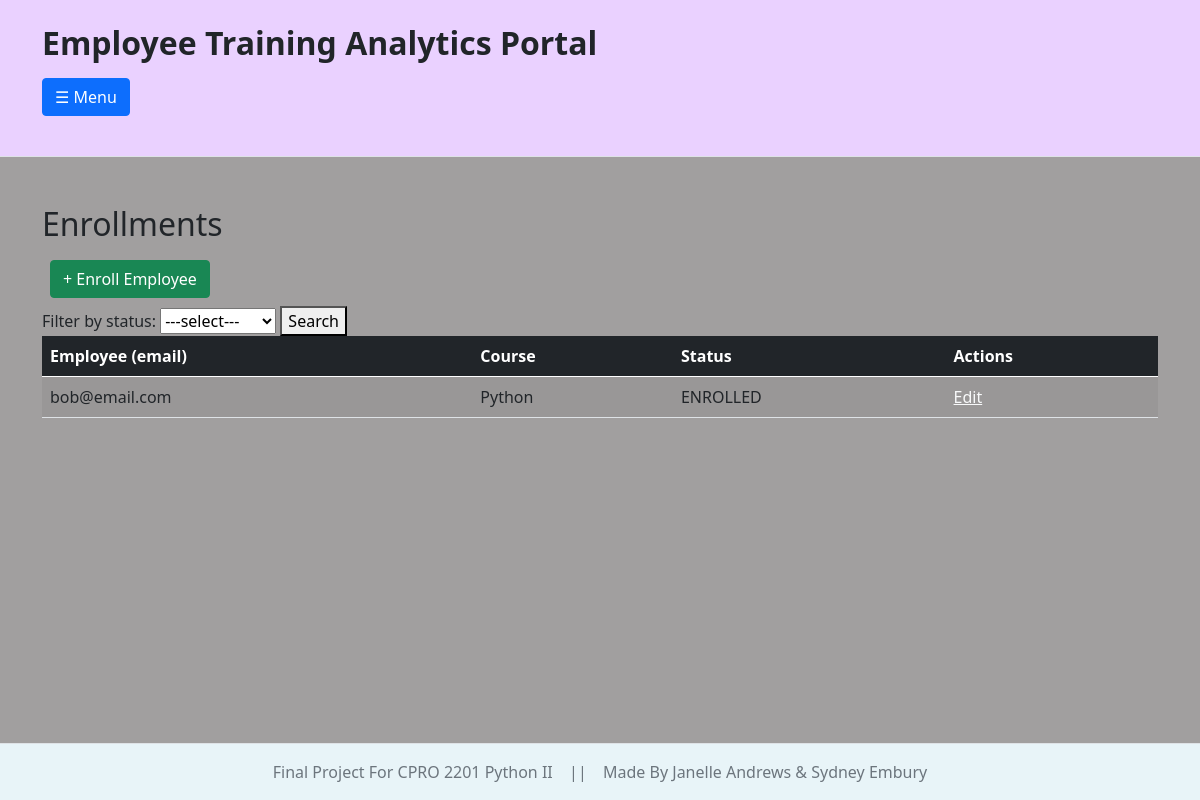
/analytics_portal/enrollments/, run on an earlier commit of the app's database.
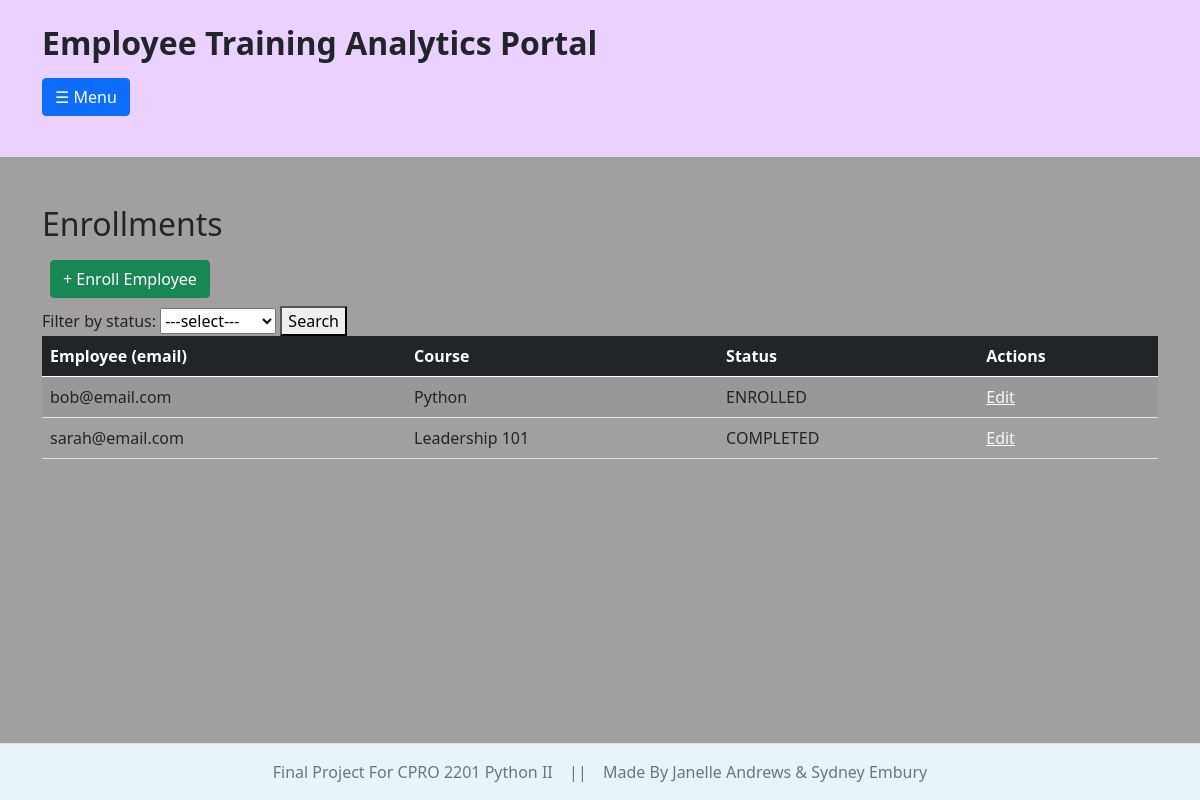
And on a later commit of the database.
### analytics_portal/models.py (models this page shows, shortened)
class Enrollment(models.Model):
    status_choices = [("1","ENROLLED"),("2","COMPLETED"),("3","CANCELLED")]
    employee = models.ForeignKey(Employee, on_delete=models.CASCADE, related_name="enrollments")
    session = models.ForeignKey(Session, on_delete=models.CASCADE, related_name="enrollments")
    status = models.CharField(choices=status_choices)
    class Meta:
        constraints = [
            models.UniqueConstraint(
                fields=["employee", "session"],
                name='unique_session'
            )
        ]

class Employee(models.Model):
    department_choices = [("1", "IT"),("2", "HR"),("3", "Sales"),("4","Admin"),("5","Management")]
    full_name = models.CharField(max_length=100)
    email = models.EmailField(unique=True)
    department = models.CharField(choices=department_choices)

class Session(models.Model):
    mode_choices = {
        '1':'Online',
        '2':'In-Person'
    }
    course = models.ForeignKey(Course, on_delete=models.CASCADE)
    session_date = models.DateTimeField()
    instructor_name = models.CharField(max_length=150)
    mode = models.CharField(choices=mode_choices)
    def __str__(self):
        return self.course.title

class Course (models.Model):
    category_choices = {
        '1':'Technical',
        '2':'Security',
        '3':'Soft Skills',
        '4':'Leadership',
        '5':'Product Training',
        '6':'Cyber Security',
        '7':'Ethics',
        '8':'Other'
    }
    title = models.CharField(max_length=200)
    category = models.CharField(choices = category_choices)
    duration_minutes = models.IntegerField()

### analytics_portal/views.py (the view)
# urls.py: path('enrollments/',views.enrollment_list,name="enrollment_list"),
def enrollment_list(request):
    status_filter = request.GET.get('status', '')
    status = Enrollment._meta.get_field('status').choices
    enrollments = Enrollment.objects.all()
    if status_filter:
        enrollments = enrollments.filter(status=status_filter)
    return render(request, "analytics_portal/enrollment/enrollment_list.html", {"enrollments":enrollments, "status":status})

### analytics_portal/templates/analytics_portal/enrollment/enrollment_list.html (shortened to what this page needs)
{% extends "analytics_portal/global_layout.html" %}
{% block content %}
    <h2>Enrollments</h2>
    <a class="btn btn-success m-2" href="{% url 'add_enrollment'%}">+ Enroll Employee</a>
    <form method="GET">
        <label for="status">Filter by status:</label>
        <select name="status">
            <option value="">---select---</option>
        </select>
        <button type="submit">Search</button>
    </form>
    <table class="table-responsive table table-striped table-hover" boarder="1"">
        <thead class="table-dark">
            <tr>
                <th>Employee (email)</th>
                <th>Course</th>
                <th>Status</th>
                <th>Actions</th>
            </tr>
        </thead>
        <tbody>
            {% for enrollment in enrollments %}
                <tr>
                    <td>{{enrollment.employee.email}}</td>
                    <td>{{enrollment.session}}</td>
                    <td>{{enrollment.get_status_display}}</td>
                    <td>
                        <a class="link-light" href="{% url 'update_enrollment' enrollment.id %}">Edit</a>
                    </td>
                </tr>
               {% empty %}
                <tr>
                    <td colspan="4"> No results found.</td>
                </tr>
            {% endfor %}
            </table>
{% endblock %}

What changed in the data, as far as the page shows it:
added Enrollment: employee.email "sarah@email.com", session "Leadership 101", status "COMPLETED"
